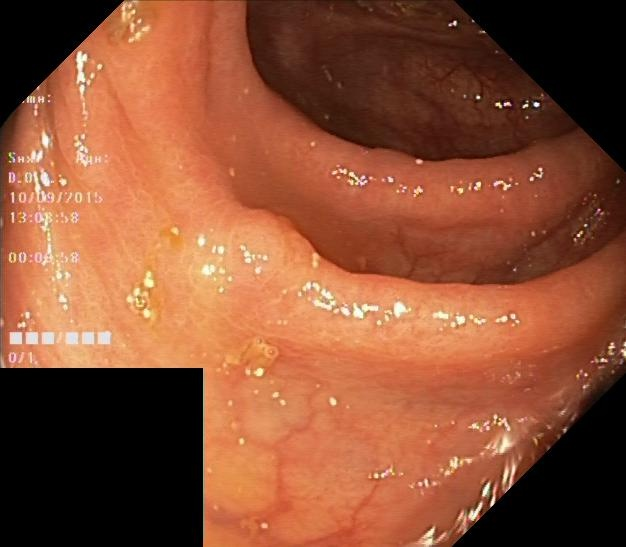
#> input picture data/images/cju15l5ubz9yh0855b3ivdpse.jpg, 626 x 547 px
$ python -i sanitize.py   (imports and definitions only)
#> lines starting #> are read from the running program, lines starting #| are printed output that depends on the picture; after the words box and inside, x2 and y2 are one past the last pixel; in counts of white or black regions, pixels touching at a corner belong together
#> further down, picture is the input picture: PIL image 626x547 RGB; mean R, G, B 140.3, 80, 52.6
import cv2
import numpy as np
import PIL.Image

def sanitize(image: PIL.Image.Image) -> tuple[PIL.Image.Image, bool]:
    # 1. CLAHE Enhancement
    # Convert PIL image to numpy array RGB uint8. If image is grayscale, convert to RGB first
    if image.mode != "RGB":
        image = image.convert("RGB")
    img_np = np.array(image, dtype=np.uint8)

    # Convert RGB -> LAB
    lab = cv2.cvtColor(img_np, cv2.COLOR_RGB2LAB)
#> lab: shape (547, 626, 3); mean of channels 0, 1, 2 101.5, 149.7, 153.8
    # Split into L, A, B channels
    l, a, b = cv2.split(lab)
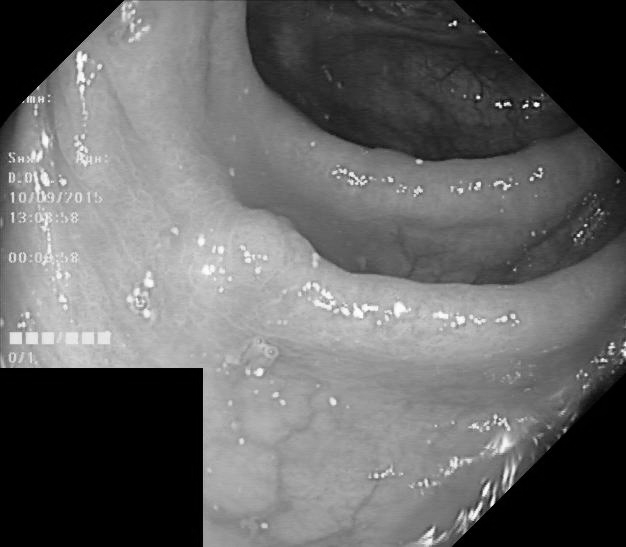
#> l: shape (547, 626); min 0, max 255, mean 101.5
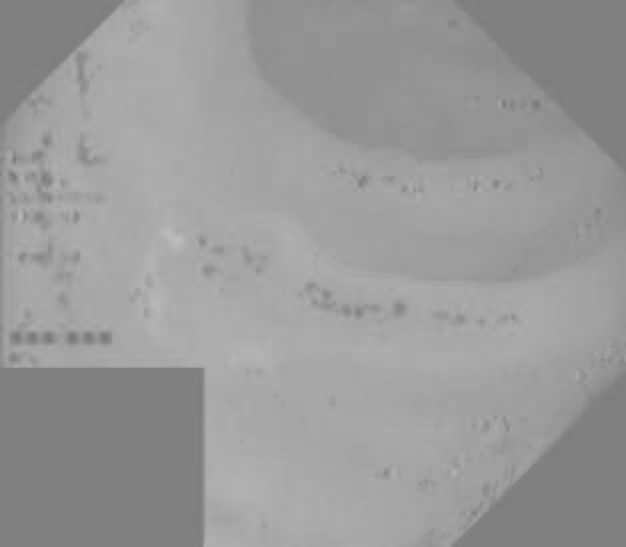
#> b: shape (547, 626); min 119, max 188, mean 153.8
    # Apply cv2.createCLAHE(clipLimit=2.0, tileGridSize=(8,8)) to L only
    clahe = cv2.createCLAHE(clipLimit=2.0, tileGridSize=(8, 8))
    cl = clahe.apply(l)
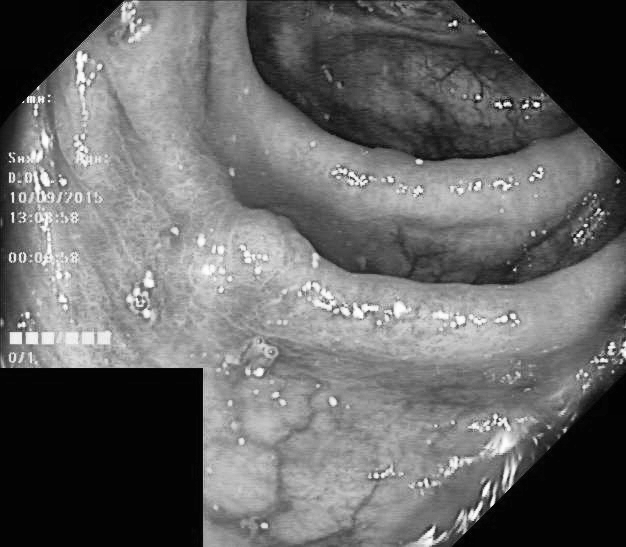
#> cl: shape (547, 626); min 1, max 255, mean 103.5
    # Merge channels, convert LAB -> RGB
    merged = cv2.merge((cl, a, b))
#> merged: shape (547, 626, 3); mean of channels 0, 1, 2 103.5, 149.7, 153.8
    img_np = cv2.cvtColor(merged, cv2.COLOR_LAB2RGB)

    # 2. Text Artifact Removal
    # Convert to grayscale for detection only
    gray = cv2.cvtColor(img_np, cv2.COLOR_RGB2GRAY)
    H, W = gray.shape[:2]
#> H = 547; W = 626

    kept_rects = []
    total_inpaint_pixels = 0

    # Process entire image for bright text overlays (val > 180)
    _, thresh = cv2.threshold(gray, 180, 255, cv2.THRESH_BINARY)
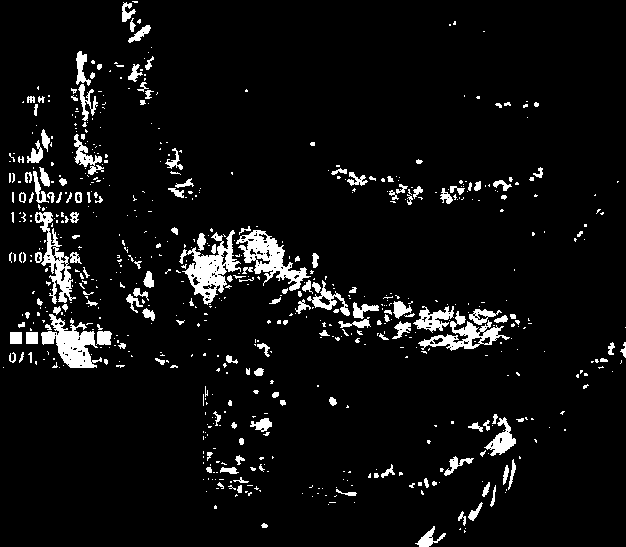
#> thresh: shape (547, 626); 6.1% white; 678 white regions (511 under 20 px), largest, box (x1, y1, x2, y2) and area: (179, 230, 241, 305) 1734, (236, 230, 311, 291) 1602, (41, 314, 102, 368) 1546
    # Dilate to merge individual letters into text blocks
    kernel = cv2.getStructuringElement(cv2.MORPH_RECT, (15, 5))
    dilated = cv2.dilate(thresh, kernel, iterations=1)
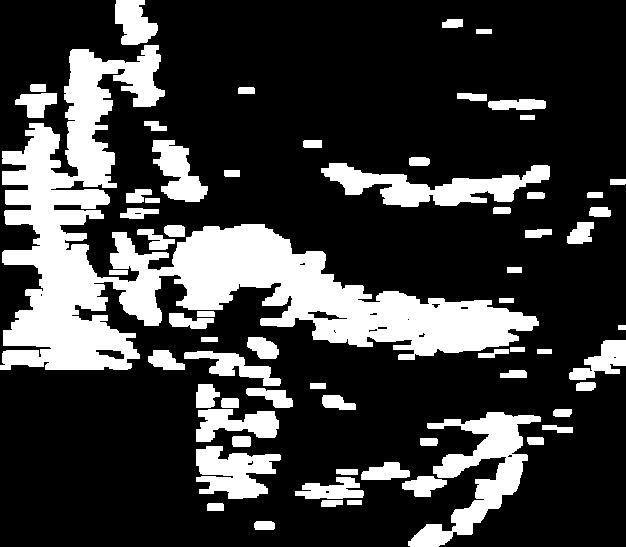
#> dilated: shape (547, 626); 24% white; 65 white regions
    contours, _ = cv2.findContours(dilated, cv2.RETR_EXTERNAL, cv2.CHAIN_APPROX_SIMPLE)
#> contours = 65 contours; largest, box (x1, y1, x2, y2) and area: (0, 45, 539, 370) 46510, (408, 412, 541, 547) 5650, (321, 163, 550, 207) 4263, (196, 446, 281, 499) 2672, (152, 140, 208, 202) 1764
    for c in contours:
        x, y, w, h = cv2.boundingRect(c)
        if w > 20 and h > 10 and h < 50:
            kept_rects.append((x, y, w, h))
            total_inpaint_pixels += w * h
#> this loop made 65 passes
#> (x, y, w, h, total_inpaint_pixels) on passes 5, 6, 8, 16, 18, 19, 20, 24, 25, 29, 30, 33: (295, 477, 69, 22, 1518), (402, 476, 45, 21, 2463), (361, 462, 49, 18, 3345), (196, 409, 83, 33, 6084), (322, 395, 34, 15, 6594), (246, 388, 47, 20, 7534), (196, 384, 24, 24, 8110), (184, 351, 97, 35, 11505), (148, 350, 37, 20, 12245), (569, 340, 57, 40, 14525), (247, 337, 32, 22, 15229), (169, 313, 45, 16, 15949)
#> (x, y, w, h) on passes 1, 2, 4, 7, 9, 10: (254, 521, 21, 9), (207, 503, 17, 8), (321, 500, 22, 7), (336, 469, 22, 6), (196, 446, 85, 53), (420, 438, 18, 8)
#> after the loop, kept_rects = 21 items, first 6: (295, 477, 69, 22), (402, 476, 45, 21), (361, 462, 49, 18), (196, 409, 83, 33), (322, 395, 34, 15), (246, 388, 47, 20); total_inpaint_pixels = 32085

    # Build binary inpaint mask: zeros image same H x W as input, fill 255 inside each kept bounding rect
    mask = np.zeros((H, W), dtype=np.uint8)
    for x, y, w, h in kept_rects:
        mask[y:y+h, x:x+w] = 255
#> this loop made 21 passes
#> (x, y, w, h) on passes 1 to 12: (295, 477, 69, 22), (402, 476, 45, 21), (361, 462, 49, 18), (196, 409, 83, 33), (322, 395, 34, 15), (246, 388, 47, 20), (196, 384, 24, 24), (184, 351, 97, 35), (148, 350, 37, 20), (569, 340, 57, 40), (247, 337, 32, 22), (169, 313, 45, 16)
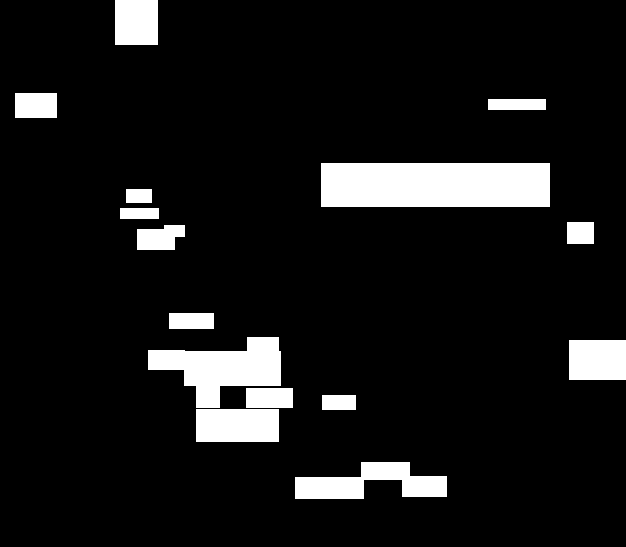
#> mask: shape (547, 626); 9.2% white; 15 white regions, largest, box (x1, y1, x2, y2) and area: (321, 163, 550, 207) 10076, (148, 337, 281, 408) 5092, (295, 462, 447, 499) 3304

    # If any rects found: inpaint the image
    if len(kept_rects) > 0:
        img_np = cv2.inpaint(img_np, mask, 3, cv2.INPAINT_TELEA)
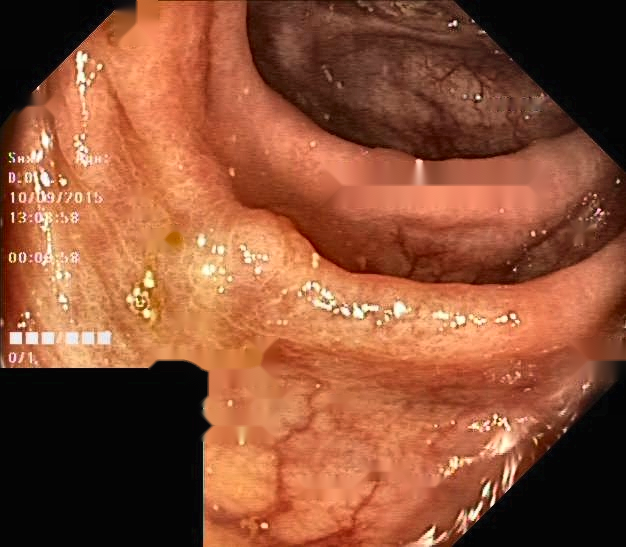
#> img_np: shape (547, 626, 3); mean R, G, B 141, 80.9, 53.6

    # 3. Metadata Scrub
    # Convert numpy array back to PIL Image (mode RGB)
    sanitized_pil_image = PIL.Image.fromarray(img_np, mode="RGB")
    # Set image.info = {}
    sanitized_pil_image.info = {}

    # 4. PHI Gate
    inpaint_ratio = total_inpaint_pixels / (H * W) if (H * W) > 0 else 0.0
#> inpaint_ratio = 0.0937
    passed = inpaint_ratio <= 0.15
#> passed = True

    return sanitized_pil_image, passed

def test_sanitize():
    img = PIL.Image.fromarray(np.random.randint(0, 255, (256, 256, 3), dtype=np.uint8))
    out, passed = sanitize(img)
    assert isinstance(out, PIL.Image.Image)
    assert isinstance(passed, bool)
    assert out.size == (256, 256)
    print("sanitize() self-test passed")

# [2 lines not run here, left out]

>>> from PIL import Image
>>> picture = Image.open('../data/images/cju15l5ubz9yh0855b3ivdpse.jpg')
>>> result = sanitize(picture)

$ run again, on data/images/cju18gzrq18zw0878wbf4ftw6.jpg
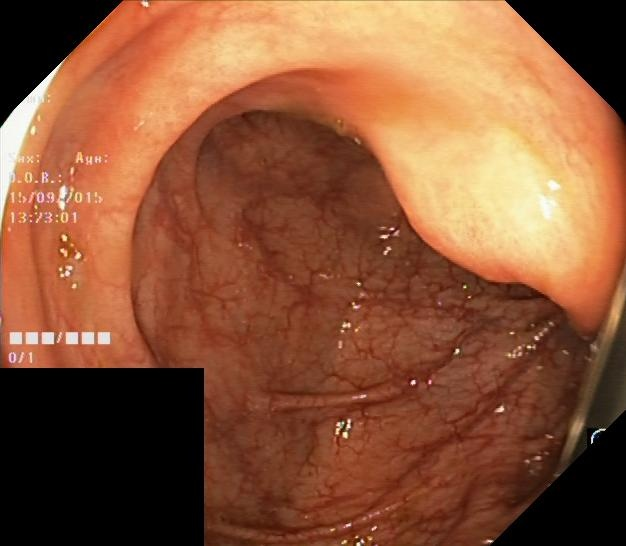
#> input picture data/images/cju18gzrq18zw0878wbf4ftw6.jpg, 626 x 546 px
#> picture is the input picture: PIL image 626x546 RGB; mean R, G, B 139.5, 85.5, 55.7
#> lab: shape (546, 626, 3); mean of channels 0, 1, 2 104.9, 147, 154
#> merged: shape (546, 626, 3); mean of channels 0, 1, 2 108.1, 147, 154
#> in sanitize, `_, thresh = cv2.threshold(gray, 180, 255, cv2.THRESH_BINARY)`:
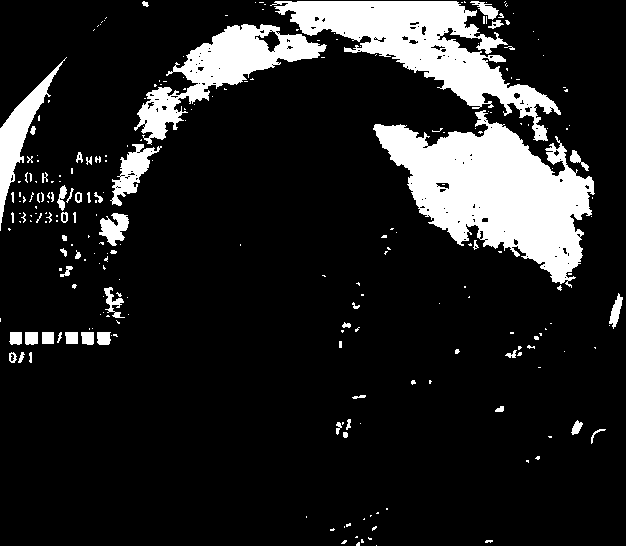
#> thresh: shape (546, 626); 13.8% white; 246 white regions (188 under 20 px), largest, box (x1, y1, x2, y2) and area: (373, 110, 595, 288) 19109, (270, 1, 561, 141) 12737, (134, 24, 327, 145) 6833
#> dilated: shape (546, 626); 24.5% white; 49 white regions
#> contours = 49 contours; largest, box (x1, y1, x2, y2) and area: (0, 0, 602, 293) 67100, (53, 211, 136, 272) 2670, (2, 326, 125, 347) 1896, (93, 285, 136, 326) 1146, (602, 291, 626, 331) 743
#> the loop in sanitize, `for c in contours:` made 49 passes
#> (x, y, w, h, total_inpaint_pixels) on passes 2, 5, 6, 8, 9, 14, 18, 21: (334, 534, 50, 12, 600), (323, 506, 72, 27, 2544), (519, 454, 28, 11, 2852), (564, 418, 49, 28, 4224), (329, 417, 39, 23, 5121), (2, 350, 37, 15, 5676), (498, 343, 44, 17, 6424), (2, 326, 123, 21, 9007)
#> after the loop in sanitize, `for c in contours:`: kept_rects = 17 items, first 6: (334, 534, 50, 12), (323, 506, 72, 27), (519, 454, 28, 11), (564, 418, 49, 28), (329, 417, 39, 23), (2, 350, 37, 15); total_inpaint_pixels = 14735
#> the loop in sanitize, `for x, y, w, h in kept_rects:` made 17 passes
#> in sanitize, `img_np = cv2.inpaint(img_np, mask, 3, cv2.INPAINT_TELEA)`:
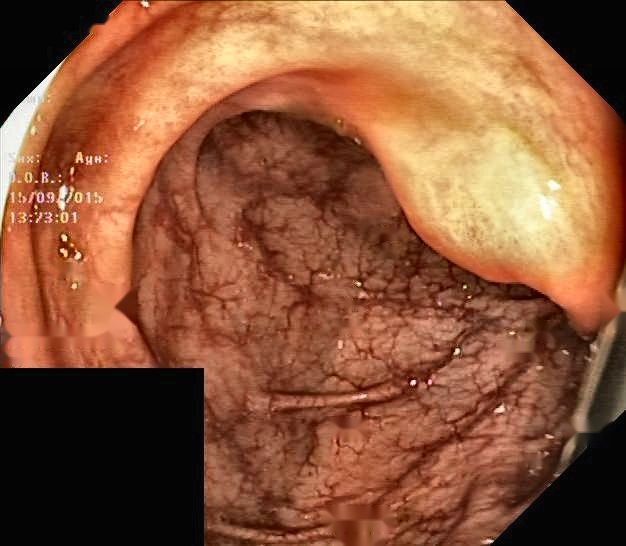
#> img_np: shape (546, 626, 3); mean R, G, B 142, 87.6, 57.7
#> inpaint_ratio = 0.0431
#> passed = True

$ run again, on data/images/cju18kevfrojc0835bn90f1in.jpg
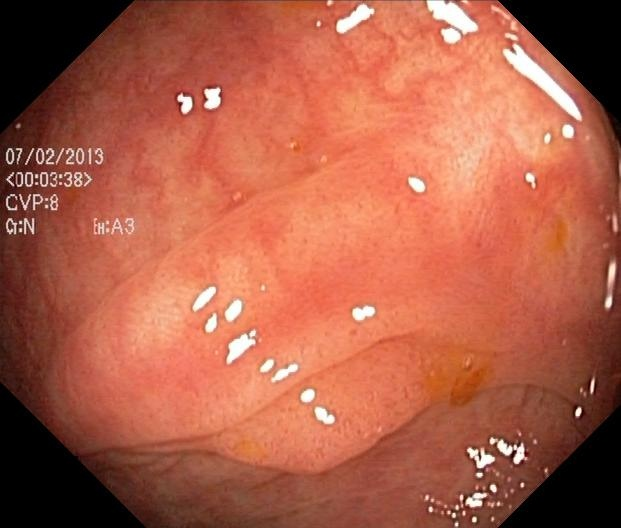
#> input picture data/images/cju18kevfrojc0835bn90f1in.jpg, 621 x 528 px
#> picture is the input picture: PIL image 621x528 RGB; mean R, G, B 173, 93.8, 71.3
#> lab: shape (528, 621, 3); mean of channels 0, 1, 2 122.8, 157.4, 154.7
#> merged: shape (528, 621, 3); mean of channels 0, 1, 2 124.3, 157.4, 154.7
#> in sanitize, `_, thresh = cv2.threshold(gray, 180, 255, cv2.THRESH_BINARY)`:
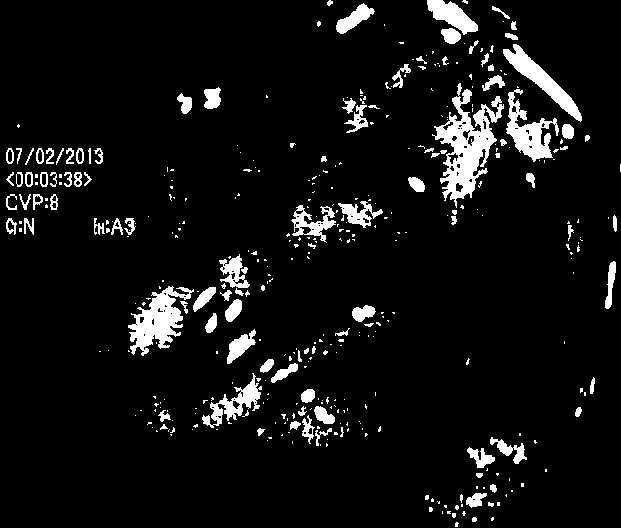
#> thresh: shape (528, 621); 7% white; 402 white regions (294 under 20 px), largest, box (x1, y1, x2, y2) and area: (432, 83, 504, 208) 3382, (128, 286, 194, 356) 2103, (506, 89, 559, 162) 1526
#> dilated: shape (528, 621); 22.7% white; 55 white regions
#> contours = 55 contours; largest, box (x1, y1, x2, y2) and area: (401, 0, 597, 227) 19748, (121, 248, 280, 358) 8305, (185, 303, 402, 432) 6747, (418, 431, 544, 528) 4820, (279, 193, 399, 262) 4568
#> the loop in sanitize, `for c in contours:` made 55 passes
#> (x, y, w, h, total_inpaint_pixels) on passes 3, 5, 8, 12, 19, 20, 21, 22: (568, 405, 21, 14, 294), (128, 394, 54, 44, 2670), (573, 375, 29, 23, 3337), (209, 327, 59, 39, 5638), (165, 219, 27, 21, 6205), (559, 217, 31, 44, 7569), (0, 216, 41, 21, 8430), (87, 214, 69, 25, 10155)
#> after the loop in sanitize, `for c in contours:`: kept_rects = 20 items, first 6: (568, 405, 21, 14), (128, 394, 54, 44), (573, 375, 29, 23), (209, 327, 59, 39), (165, 219, 27, 21), (559, 217, 31, 44); total_inpaint_pixels = 29275
#> the loop in sanitize, `for x, y, w, h in kept_rects:` made 20 passes
#> in sanitize, `img_np = cv2.inpaint(img_np, mask, 3, cv2.INPAINT_TELEA)`:
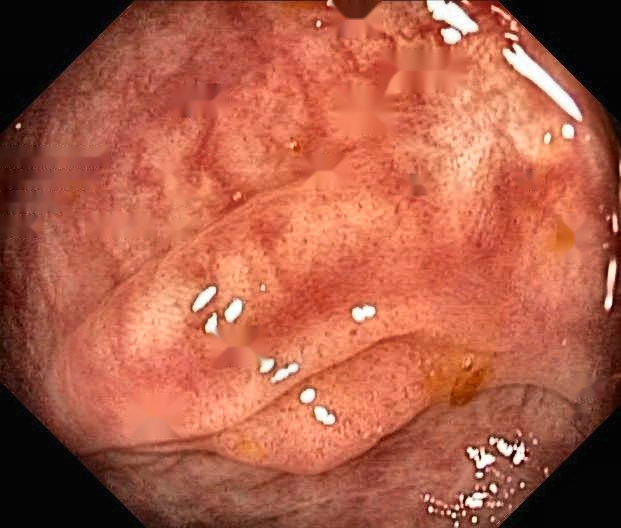
#> img_np: shape (528, 621, 3); mean R, G, B 173.2, 93.3, 70.7
#> inpaint_ratio = 0.0893
#> passed = True

$ run again, on data/images/cju1c8ffau5770835g0g343o8.jpg
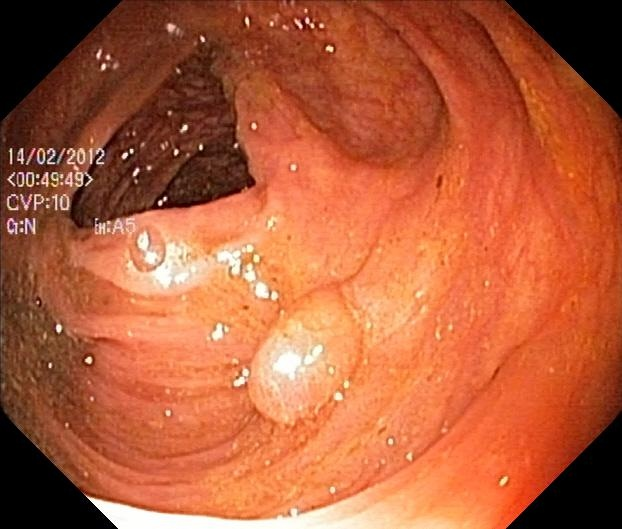
#> input picture data/images/cju1c8ffau5770835g0g343o8.jpg, 622 x 529 px
#> picture is the input picture: PIL image 622x529 RGB; mean R, G, B 180, 93.6, 58.5
#> lab: shape (529, 622, 3); mean of channels 0, 1, 2 125.3, 159.6, 163.2
#> merged: shape (529, 622, 3); mean of channels 0, 1, 2 125.2, 159.6, 163.2
#> thresh: shape (529, 622); 8% white; 491 white regions (367 under 20 px), largest, box (x1, y1, x2, y2) and area: (86, 496, 482, 529) 5867, (258, 319, 334, 425) 3820, (113, 220, 262, 295) 3813
#> dilated: shape (529, 622); 25.7% white; 106 white regions
#> contours = 106 contours; largest, box (x1, y1, x2, y2) and area: (88, 141, 474, 464) 38378, (79, 493, 489, 529) 7734, (0, 126, 118, 189) 4447, (88, 316, 191, 343) 2012, (128, 353, 220, 397) 2010
#> the loop in sanitize, `for c in contours:` made 106 passes
#> (x, y, w, h, total_inpaint_pixels) on passes 4, 6, 7, 9, 15, 29, 35, 39: (79, 493, 410, 36, 14760), (281, 485, 22, 13, 15046), (493, 474, 22, 14, 15354), (78, 470, 45, 15, 16029), (93, 456, 29, 13, 16406), (158, 402, 56, 21, 17582), (401, 376, 27, 18, 18068), (417, 366, 38, 18, 18752)
#> after the loop in sanitize, `for c in contours:`: kept_rects = 36 items, first 6: (79, 493, 410, 36), (281, 485, 22, 13), (493, 474, 22, 14), (78, 470, 45, 15), (93, 456, 29, 13), (158, 402, 56, 21); total_inpaint_pixels = 48929
#> the loop in sanitize, `for x, y, w, h in kept_rects:` made 36 passes
#> in sanitize, `img_np = cv2.inpaint(img_np, mask, 3, cv2.INPAINT_TELEA)`:
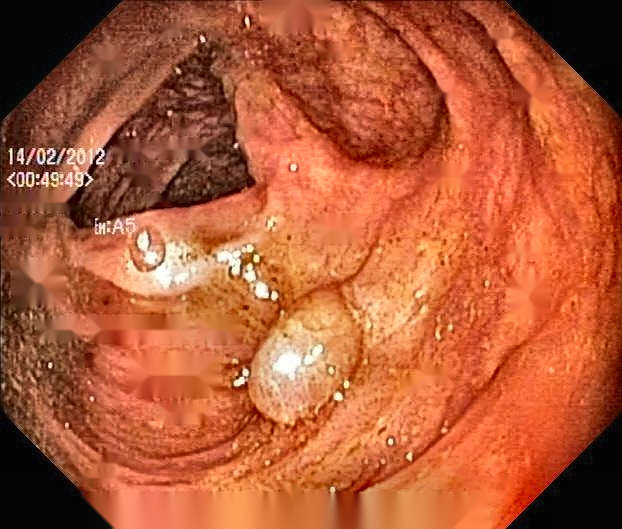
#> img_np: shape (529, 622, 3); mean R, G, B 177.8, 90.3, 54.8
#> inpaint_ratio = 0.149
#> passed = True
